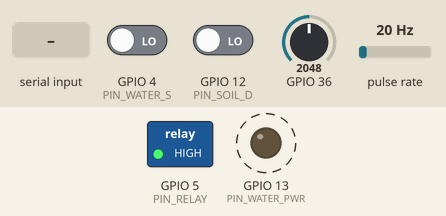
Simulated run of this sketch. Board: ESP32. Parts: switched loads named in the sketch (green lamp = pin HIGH), output pins drawn as LEDs (lit = HIGH). Wiring (inferred from the names in the program): pulse sensor: data GPIO 14. Dashed ring = blinking. The inputs (shaded band) are chosen by the test bench; at power-on: GPIO 4 (PIN_WATER_S) LOW, GPIO 12 (PIN_SOIL_D) LOW, GPIO 36 = 2048, pulse rate 20 Hz. What the sketch prints to the serial monitor is not drawn.

Above: at 1.2 s.
1.3 s: "PUMP ON\n" received over Serial
5.6 s: "PUMP OFF\n" received over Serial
9.9 s: "PUMP FORCE\n" received over Serial
Timing chart, 0 to 20.2 s (numbered marks = the images above; inputs shaded):
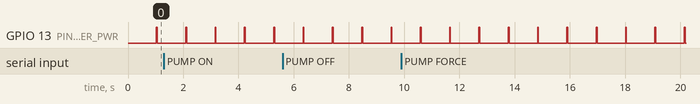

The sketch:

farm_pump.ino
```cpp
/*
 * حساسات المزرعة (الرياح + رطوبة التربة) - ESP8266
 *
 * الرياح (سلكان):        سلك -> IO14 (D5)   سلك -> GND
 * رطوبة التربة (4 أسلاك): VCC -> 3V3  GND -> GND  A -> ADC(A0)  D -> IO12 (D6)
 *
 * Serial 115200: سطر JSON كل ثانية
 */

const uint8_t PIN_WIND = 14;
const uint8_t PIN_SOIL_D = 12;
const uint8_t PIN_WATER_S = 4;     // مستوى الماء: S -> IO4
const uint8_t PIN_WATER_PWR = 13;  // مستوى الماء: + -> IO13 (يعمل أثناء القراءة فقط)
const float KMH_PER_HZ = 2.4;            // تقريبي - يحتاج معايرة
const unsigned long DEBOUNCE_US = 5000;
const int RAW_DRY = 1024;                // جاف (الهواء)
const int RAW_WET = 50;                  // مبلل (الماء)

// ---- المضخة (ريلاي IN -> IO5) ----
const uint8_t PIN_RELAY = 5;
const bool RELAY_ACTIVE_LOW = true;        // معظم الموديولات تعمل عند LOW
const bool REQUIRE_WATER = true;           // لا تشغيل للمضخة إذا الخزان ليس "ممتلئ"
const unsigned long PUMP_MAX_MS = 60000UL; // أقصى تشغيل متواصل (60 ثانية)
bool pumpOn = false;
bool pumpForce = false;                    // تشغيل يدوي يتجاوز حساس الماء (يبقى الحد الأقصى للوقت)
bool pumpTest = false;                    // اختبار قصير: يتجاوز حماية الماء لمدة 3 ثوانٍ فقط
const unsigned long PUMP_TEST_MS = 3000UL;
unsigned long pumpStart = 0;
String pumpMsg = "off";
String cmdBuf = "";

void setPump(bool on, const char* why) {
  pumpOn = on;
  pumpMsg = why;
  digitalWrite(PIN_RELAY, (on != RELAY_ACTIVE_LOW) ? HIGH : LOW);
  if (on) pumpStart = millis();
}

const int WATER_CONFIRM_S = 7; // ثوانٍ متواصلة لتأكيد "ممتلئ" أو "فارغ"
int waterLevel = 2;               // 0 = فارغ، 1 = ممتلئ، 2 = جارٍ التأكد (لم يُحسم بعد)
int waterCount = 0;               // عدد الثواني المتواصلة على القراءة الحالية
int waterLast = -1;               // آخر قراءة خام

volatile unsigned long pulses = 0;
volatile unsigned long lastPulseUs = 0;
unsigned long totalPulses = 0, lastReport = 0;

void IRAM_ATTR onPulse() {
  unsigned long now = micros();
  if (now - lastPulseUs >= DEBOUNCE_US) { pulses++; lastPulseUs = now; }
}

void handleCommands() {
  while (Serial.available()) {
    char c = Serial.read();
    if (c != '\n') { if (c != '\r' && cmdBuf.length() < 20) cmdBuf += c; continue; }
    cmdBuf.trim(); cmdBuf.toUpperCase();
    if (cmdBuf == "PUMP ON") {
      if (REQUIRE_WATER && waterLevel != 1) setPump(false, "blocked_no_water");
      else setPump(true, "manual_on");
    } else if (cmdBuf == "PUMP OFF") { pumpTest = false; pumpForce = false; setPump(false, "manual_off"); }
    else if (cmdBuf == "PUMP FORCE") { pumpForce = true; setPump(true, "manual_force"); }  // يدوي: يتجاوز حساس الماء
    else if (cmdBuf == "PUMP TEST") { pumpTest = true; setPump(true, "test_3s"); }  // اختبار 3 ثوانٍ فقط
    cmdBuf = "";
  }
}

void setup() {
  pinMode(PIN_RELAY, OUTPUT);
  digitalWrite(PIN_RELAY, RELAY_ACTIVE_LOW ? HIGH : LOW);   // المضخة مطفأة فوراً
  Serial.begin(115200);
  pinMode(PIN_WIND, INPUT_PULLUP);
  pinMode(PIN_SOIL_D, INPUT);
  pinMode(PIN_WATER_S, INPUT);
  pinMode(PIN_WATER_PWR, OUTPUT);
  digitalWrite(PIN_WATER_PWR, LOW);
  attachInterrupt(digitalPinToInterrupt(PIN_WIND), onPulse, FALLING);
  lastReport = millis();
  Serial.println("\n# farm sensors ready");
}

void loop() {
  unsigned long now = millis();
  handleCommands();
  // حمايات المضخة
  if (pumpOn && pumpTest && now - pumpStart >= PUMP_TEST_MS) { pumpTest = false; setPump(false, "test_done"); }
  if (pumpOn && !pumpTest && !pumpForce && REQUIRE_WATER && waterLevel == 0) setPump(false, "stopped_empty");
  if (pumpOn && now - pumpStart >= PUMP_MAX_MS) { pumpForce = false; setPump(false, "stopped_max_time"); }
  if (now - lastReport < 1000) return;

  long sum = 0;
  for (int i = 0; i < 10; i++) { sum += analogRead(A0); delay(3); }
  int raw = sum / 10;
  int pct = constrain(map(raw, RAW_DRY, RAW_WET, 0, 100), 0, 100);

  digitalWrite(PIN_WATER_PWR, HIGH);   // تغذية حساس الماء لحظة القراءة
  delay(30);
  int water = digitalRead(PIN_WATER_S);
  digitalWrite(PIN_WATER_PWR, LOW);

  // تأكيد الحالة: لا تتغير إلا بعد WATER_CONFIRM_S ثوانٍ متواصلة على نفس القراءة
  if (water == waterLast) { if (waterCount < 1000) waterCount++; }
  else { waterLast = water; waterCount = 1; }
  if (waterCount >= WATER_CONFIRM_S) waterLevel = water;   // 1 ممتلئ / 0 فارغ

  now = millis();
  noInterrupts(); unsigned long p = pulses; pulses = 0; interrupts();
  float hz = p * 1000.0 / (now - lastReport);
  lastReport = now;
  totalPulses += p;

  Serial.printf("{\"pulses\":%lu,\"total\":%lu,\"hz\":%.2f,\"kmh\":%.1f,\"wpin\":%d,"
                "\"raw\":%d,\"pct\":%d,\"dig\":%d,\"water\":%d,\"level\":%d,\"wcount\":%d,\"wconfirm\":%d,\"pump\":%d,\"pmsg\":\"%s\",\"up\":%lu,\"rst\":\"%s\"}\n",
                p, totalPulses, hz, hz * KMH_PER_HZ, digitalRead(PIN_WIND),
                raw, pct, digitalRead(PIN_SOIL_D), water, waterLevel, waterCount, WATER_CONFIRM_S, pumpOn ? 1 : 0, pumpMsg.c_str(),
                millis() / 1000, ESP.getResetReason().c_str());
}
```

Measured:
- by itself, GPIO 13 (PIN_WATER_PWR): alternates HIGH for 0.03 s and LOW for 1.0 s
